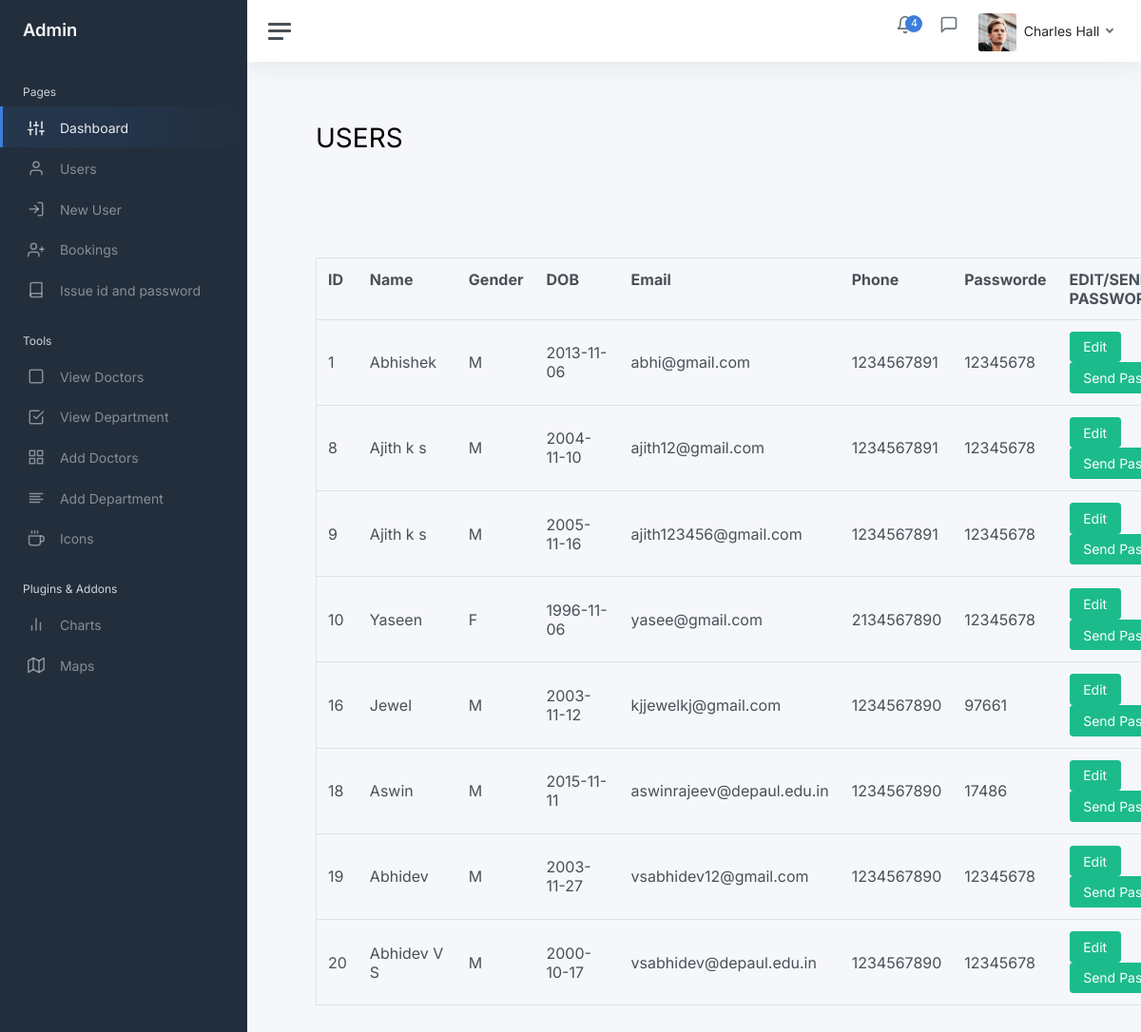
Screenshot of /admin12/users.php with the database file from the repository.
### tables this page shows
CREATE TABLE IF NOT EXISTS `user` (
  `id` int NOT NULL AUTO_INCREMENT,
  `name` varchar(50) NOT NULL,
  `gender` varchar(6) NOT NULL,
  `dob` date NOT NULL,
  `email` varchar(50) NOT NULL,
  `phone` char(10) NOT NULL,
  `password` varchar(50) NOT NULL,
  PRIMARY KEY (`id`),
  UNIQUE KEY `email` (`email`)
);

### classes/DataAccess.class.php (the view, shortened to what this page needs)
<?php
class DataAccess
{
	private $_con,$_query,$_errors;
	public function __construct()
	{
		if(!$this->_con=mysqli_connect(DB_HOST,DB_USER,DB_PASSWORD,DB_NAME))
		{
			die("connection Error");
		}
	}
    public function getDataJoin($fields,$table,$condition = "1",$join=NULL)
	{
		$this->_query = "select ";
		if(is_array($fields))
		{
				$this->_query.=implode(",",$fields);
        }
		$this->_query.=" from $table ";
        $this->_query.=" where $condition";
		$resref=mysqli_query($this->_con,$this->_query);
		$dataArr = array();
		if(mysqli_num_rows($resref))
		{
			while($rows = mysqli_fetch_assoc($resref))
			{
				$dataArr[] = $rows;
			}
		}
		return $dataArr;
	}
    public function selectAsTable($fields,$table,$condition="1",$join=NULL,$actions=null,$config=null)
    {
        $resultArr=$this->getDataJoin($fields,$table,$condition,$join);
        $str="";
        foreach($resultArr as $values)
        {
            $str.="<tr>";
            foreach($values as $key=>$val)
            {
                $flag=1;
                if($flag==1)
                {
                if(isset($config['hiddenfields']))
                {
                    if(!in_array($key,$config['hiddenfields']))
                    {
                        $str.="<td>".$val."</td>";
                    }
                }
                else
                    $str.="<td>".$val."</td>";
                }
            }
            if($actions!=null && is_array($actions))
            {
                if((isset($config['actions_td']) && $config['actions_td']==false) || !isset($config['actions_td']))
                    $str.="<td>";
                foreach($actions as $ind=>$act)
                {
                        $str.="<a href='".$act['link']."?";
                        foreach($act['params'] as $param=>$pvalue)
                        {
                            $str.=$param."=".$values[$pvalue]."&";
                        }
                        $str=$this->_chop_string($str);
                        $str.="' ";
                        foreach($act['attributes'] as $attr=>$attrval)
                        {
                            $str.=$attr."='".$attrval."' ";
                        }
                        $str.=" >".$act['label']."</a>&nbsp;&nbsp;&nbsp;";
                }
                if((isset($config['actions_td']) && $config['actions_td']==false) || !isset($config['actions_td']))
                    $str.="</td>";
            }
            $str.="</tr>";
        }
        return $str;
    }
    private function _chop_string($str)
    {
        return substr($str,0,strlen($str)-1);
    }
}
?>

### rows the page displays
user: id "1", name "Abhishek", gender "M", dob "2013-11-06", email "abhi@gmail.com", phone "1234567891", password "12345678"
user: id "8", name "Ajith k s", gender "M", dob "2004-11-10", email "ajith12@gmail.com", phone "1234567891", password "12345678"
user: id "9", name "Ajith k s", gender "M", dob "2005-11-16", email "ajith123456@gmail.com", phone "1234567891", password "12345678"
user: id "10", name "Yaseen", gender "F", dob "1996-11-06", email "yasee@gmail.com", phone "2134567890", password "12345678"
user: id "16", name "Jewel", gender "M", dob "2003-11-12", email "kjjewelkj@gmail.com", phone "1234567890", password "97661"
user: id "18", name "Aswin", gender "M", dob "2015-11-11", email "aswinrajeev@depaul.edu.in", phone "1234567890", password "17486"
user: id "19", name "Abhidev", gender "M", dob "2003-11-27", email "vsabhidev12@gmail.com", phone "1234567890", password "12345678"
user: id "20", name "Abhidev V S", gender "M", dob "2000-10-17", email "vsabhidev@depaul.edu.in", phone "1234567890", password "12345678"

### other values shown
$act['label'] "Edit Send Edit Send Edit Send Edit Send Edit Send Edit Send Edit Send Edit Send…"
